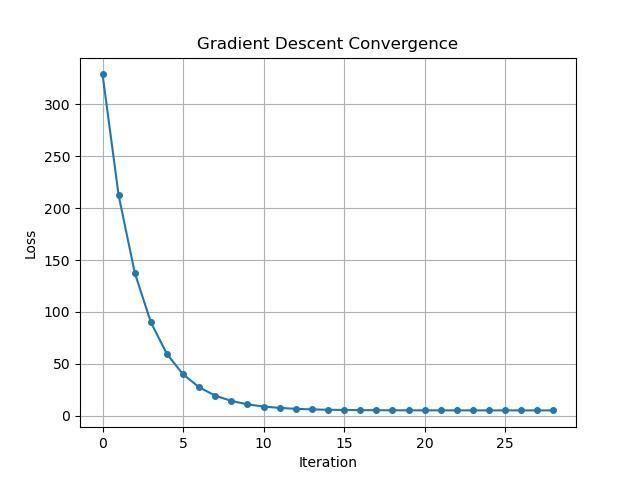
#> input picture output/lenna.jpg, 640 x 480 px, given in place of lenna.png, which was not available
$ python '读取图片.py'
#> lines starting #> are read from the running program, lines starting #| are printed output that depends on the picture; pictures that were not available may be replaced by others from this repository, and a replacement may not be noted
# -*- coding: utf-8 -*-

"""
@Author : yoyo
@Date   : 2026/1/20 11:15
"""

# 第三方库：pip install pillow

import PIL.Image as Image

img_path = r'/Users/yoyo/AI36/data_pro/lenna.png'

img = Image.open(img_path)
#> img is the input picture: PIL image 640x480 RGB; mean R, G, B 248.2, 248.8, 249
print(img.size)
#| (640, 480)
print(img.width)
#| 640
print(img.height)
#| 480
# img.show()


img1 = img.resize((100, 100))
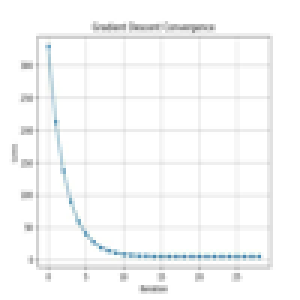
#> img1: PIL image 100x100 RGB (shown 3 times larger); mean R, G, B 247.9, 248.6, 248.8
img2 = img.resize((1000, 1000))
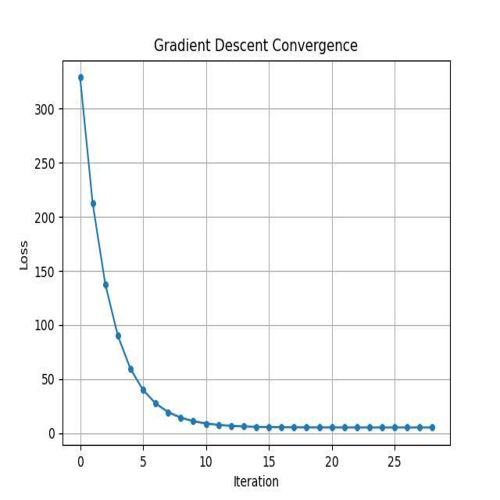
#> img2: PIL image 1000x1000 RGB (shown at 1/2 size); mean R, G, B 248.1, 248.7, 248.9
img3 = img.resize((512, 512), box=(100, 100, 300, 300))
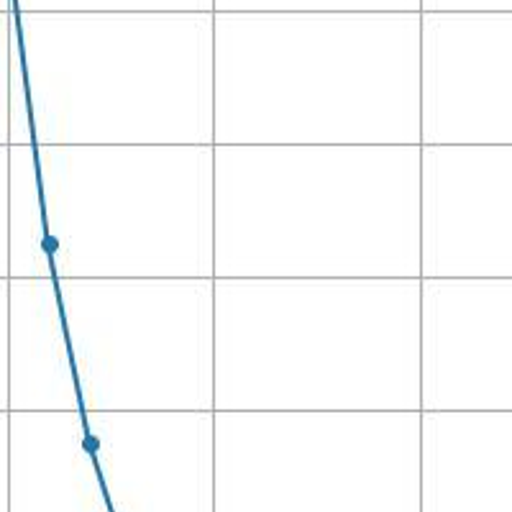
#> img3: PIL image 512x512 RGB; mean R, G, B 248.7, 249.8, 250.1

img3.save('100*300.png')
